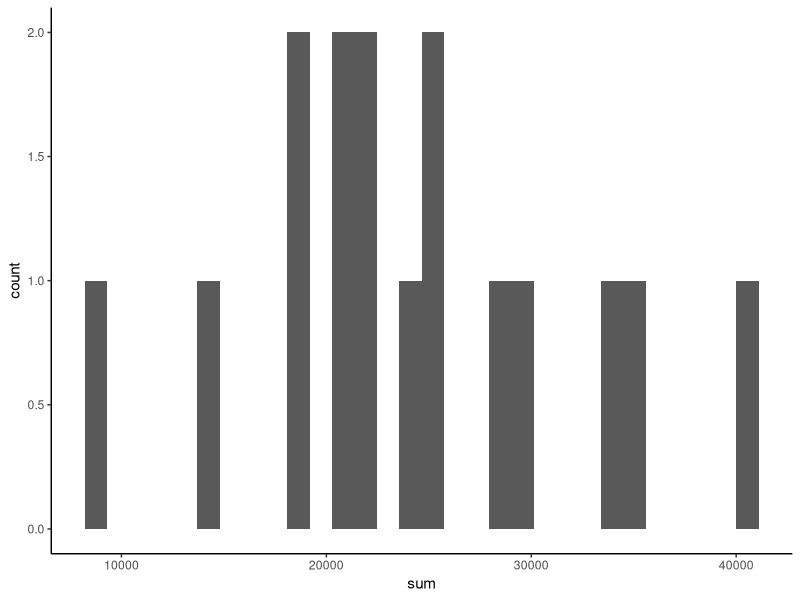
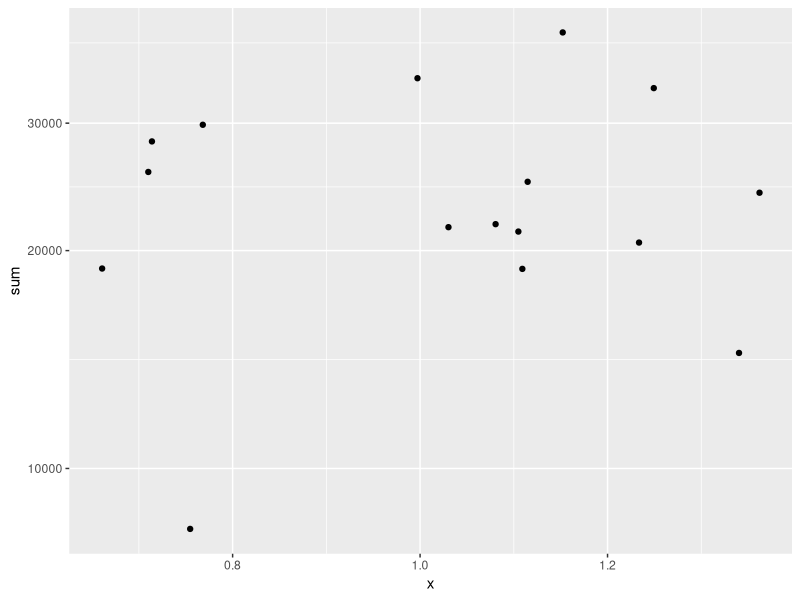
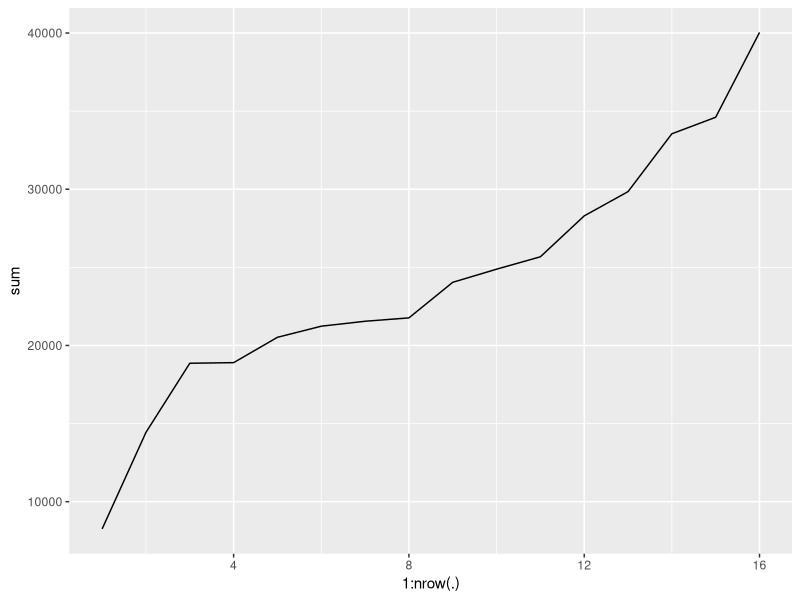
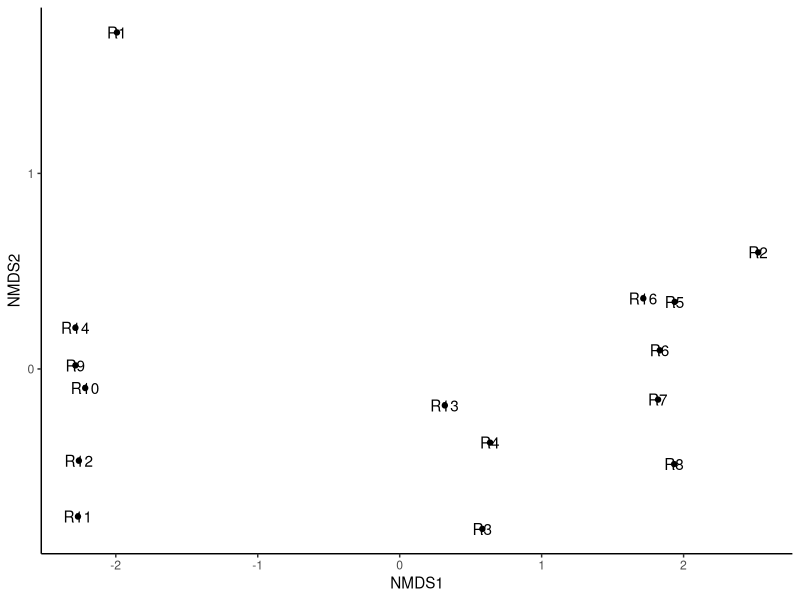
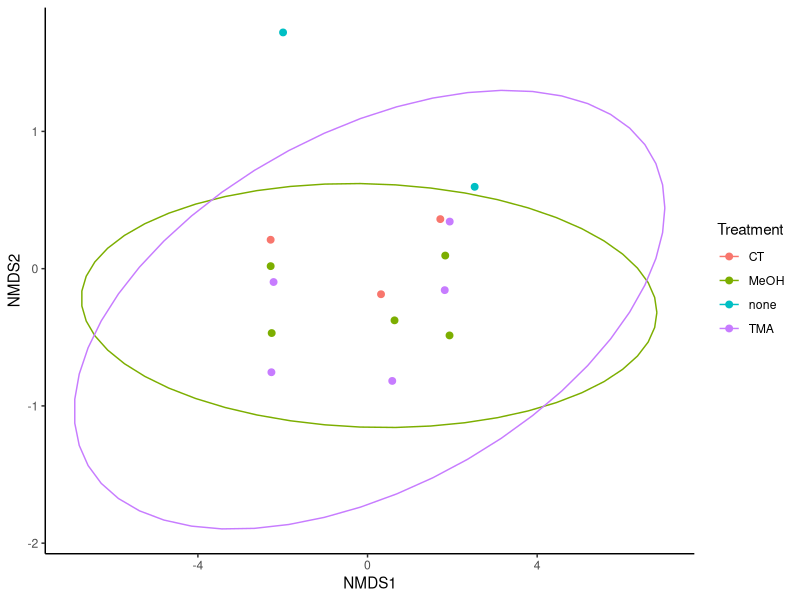
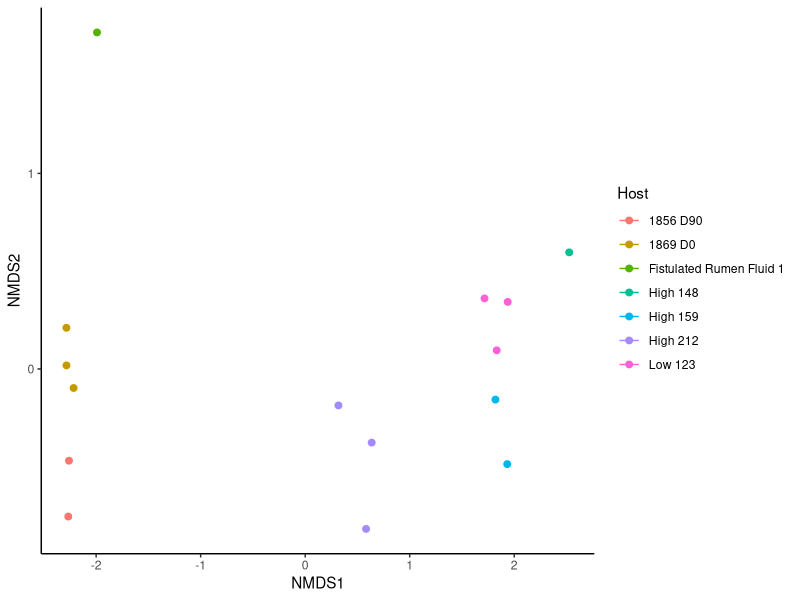
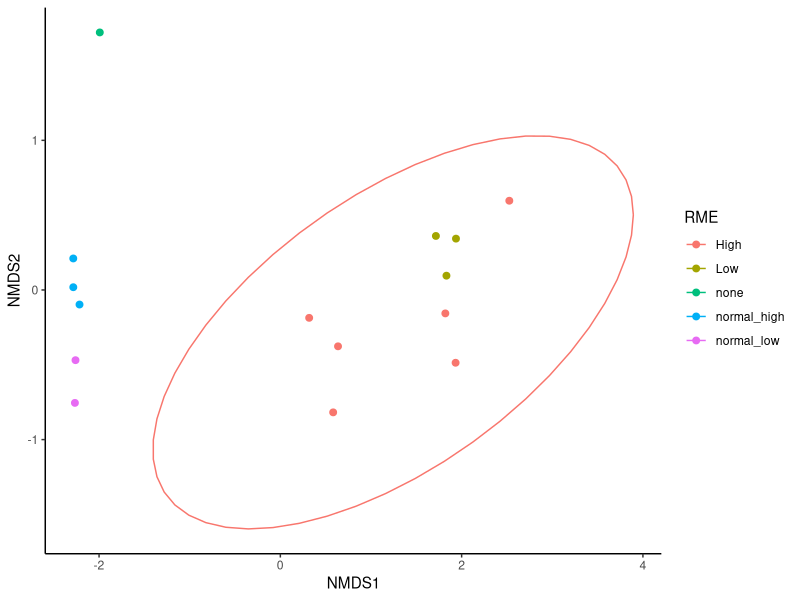
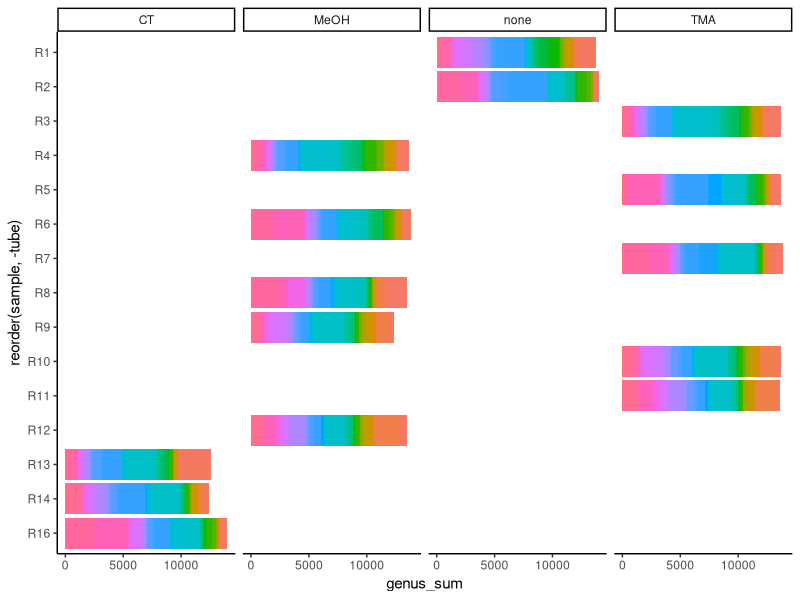

Here is the R script that generated these plots, in order: (Note: this script raises an error after producing the figures.)
library(readxl)
library(ggplot2)
library(vegan)
library(RColorBrewer)
library(dplyr)
library(tidyr)


setwd("./16S_Figures/")

###################################
##
## Figuring out sequences per sample
##
###################################
full_data = read.delim("feature_table_wGTDBtax.tsv",sep="\t",header = TRUE)
full_data%>%gather(-taxonomy,-X.OTU.ID,key="sample",value="count")%>%
  filter(sample!="NTC1",sample!="NTC2",sample!="Blank2",sample!="Blank3")%>%
  group_by(sample)%>%summarise(sum=sum(count))%>%
  ggplot(aes(x=sum))+
  geom_histogram()+
  theme_classic()

# plotting as a scatter
full_data%>%gather(-taxonomy,-X.OTU.ID,key="sample",value="count")%>%
  filter(sample!="NTC1",sample!="NTC2",sample!="Blank2",sample!="Blank3")%>%
  group_by(sample)%>%summarise(sum=sum(count))%>%
  ggplot()+
  geom_jitter(aes(x=1,y=sum))+
  scale_y_log10()

full_data%>%gather(-taxonomy,-X.OTU.ID,key="sample",value="count")%>%
  filter(sample!="NTC1",sample!="NTC2",sample!="Blank2",sample!="Blank3")%>%
  group_by(sample)%>%summarise(sum=sum(count))%>%
  arrange(sum)%>%
  ggplot(aes(x=1:nrow(.),y=sum))+
  geom_line()


full_data%>%gather(-taxonomy,-X.OTU.ID,key="sample",value="count")%>%
  filter(sample!="NTC1",sample!="NTC2",sample!="Blank2",sample!="Blank3")%>%
  group_by(sample)%>%summarise(sum=sum(count))%>%
  arrange(sum)
# 14k looks like a good threshold
# what do i lose?
# 1 sample= +CT, not important to Teagan rotation

###################################
##
## Using the feature table rarified to 14k sequences
##
###################################
##read in 16S feature table 
data = read.delim("feature_table_wGTDBtax_14k.tsv", sep="\t",header=TRUE)

## checking goods coverage
data%>%gather(-taxonomy,-X.OTU.ID,key="sample",value="count")%>%
  ungroup()%>%
  group_by(sample)%>%
  summarise(n_seqs=sum(count),
            n_sings=sum(count==1),
            goods=100*(1-n_sings/n_seqs))

data=as.data.frame(data)
rownames(data)=data[,1]
data = data[,-1]

# make data with features as columns and samples as rows
t_data=t(data[,1:15])
log_t_data=log(t_data+1,10)

##NMDS on ASV features
set.seed(13)
NMDS_Bray_data_16S <-metaMDS(t_data, distance = "bray", k=2,
                         autotransform = FALSE, noshare = 0.1, trace = 1,trymax = 100)
bray_dist_16S = metaMDSdist(t_data, distance = "bray", k=2,
                        autotransform = FALSE, noshare = 0.1, trace = 1)
NMDS_Bray_data_16S$stress
# stress = 0.038
ord.data = as.data.frame(vegan::scores(NMDS_Bray_data_16S, display="sites"))

# adding metadata
metadata=read.delim("enrichment_metadata.txt",sep="\t",header=TRUE)
ord.data2=ord.data
ord.data2$sample=row.names(ord.data2)
ord.data2=ord.data2%>%left_join(.,metadata,by=c("sample"="sample.id"))

# bare plot
ggplot(ord.data2)+
  geom_point(aes(x=NMDS1,y=NMDS2)) +
  geom_text(aes(x=NMDS1,y=NMDS2,label=sample))+
theme_classic()


# by Treatment
ord.data2%>%
  ggplot(aes(x=NMDS1,y=NMDS2))+
  geom_point(aes(color=Treatment),size=2)+
  stat_ellipse(aes(color=Treatment))+
  theme_classic()
# significant by treatment? no
set.seed(13)
adonis2(bray_dist_16S ~ ord.data2$Treatment, perm=999) #0.944 no
mrpp(bray_dist_16S, ord.data2$Treatment) # 0.96 no


# by Host
ord.data2%>%
  ggplot(aes(x=NMDS1,y=NMDS2))+
  geom_point(aes(color=Host),size=2)+
  stat_ellipse(aes(color=Host))+
  theme_classic()
# significant by Host? yes
set.seed(13)
adonis2(bray_dist_16S ~ ord.data2$Host, perm=999) #0.001 yes
mrpp(bray_dist_16S, ord.data2$Host) # 0.001 yes


# by RME
ord.data2%>%
  ggplot(aes(x=NMDS1,y=NMDS2))+
  geom_point(aes(color=RME),size=2)+
  stat_ellipse(aes(color=RME))+
  theme_classic()
# significant by RME? yes
set.seed(13)
adonis2(bray_dist_16S ~ ord.data2$RME, perm=999) #0.001 yes
mrpp(bray_dist_16S, ord.data2$RME) # 0.001 yes


###################################
##
## Looking at overall community
##
###################################

##read in 16S feature table 
data = read.delim("feature_table_wGTDBtax_14k.tsv", sep="\t",header=TRUE)
data%>%
  gather(-X.OTU.ID,-taxonomy,key="sample",value="count")%>%
  separate(taxonomy,into=c("d","p","c","o","f","g","s"),sep=";")%>%
  mutate(genus=paste(d,p,c,o,f,g,sep=";"))%>%
  filter(p!="Unassigned")%>%
  filter(is.na(c)==0)%>%
  group_by(genus,sample)%>%
  summarise(genus_sum=sum(count)) %>%
  left_join(.,metadata,by=c("sample"="sample.id"))%>%
  ggplot()+
  geom_bar(aes(x=reorder(sample,-tube),y=genus_sum,fill=genus),position="stack",stat="identity",show.legend = FALSE)+
  coord_flip()+
  theme_classic()+
  facet_grid(~Treatment)


# looking at archaeal community
data%>%
  gather(-X.OTU.ID,-taxonomy,key="sample",value="count")%>%
  separate(taxonomy,into=c("d","p","c","o","f","g","s"),sep=";")%>%
  mutate(genus=paste(f,g,sep=";"))%>%
  mutate(species=paste(d,p,c,o,f,g,s,sep=";"))%>%
  filter(d=="d__Archaea")%>%
  filter(p!="p__Thermoproteota")%>%
  group_by(genus,sample)%>%
  summarise(sum=sum(count)) %>%
  left_join(.,metadata,by=c("sample"="sample.id"))%>%
  ggplot()+
  geom_bar(aes(x=reorder(sample,-tube),y=sum/14000,fill=genus),position="stack",stat="identity",show.legend = TRUE)+
  coord_flip()+
  theme_classic()+
  facet_grid(Treatment~Host)



# calculating methanogen count totals
mgen_totals=data%>%
  gather(-X.OTU.ID,-taxonomy,key="sample",value="count")%>%
  separate(taxonomy,into=c("d","p","c","o","f","g","s"),sep=";")%>%
  mutate(genus=paste(f,g,sep=";"))%>%
  mutate(species=paste(d,p,c,o,f,g,s,sep=";"))%>%
  filter(d=="d__Archaea")%>%
  filter(p!="p__Thermoproteota")%>%
  group_by(sample)%>%
  summarise(total=sum(count)) 

# plotting methanogen community abundance
mod_data <- data%>%
  gather(-X.OTU.ID,-taxonomy,key="sample",value="count")%>%
  separate(taxonomy,into=c("d","p","c","o","f","g","s"),sep=";")%>%
  mutate(genus=paste(f,g,sep=";"))%>%
  mutate(species=paste(d,p,c,o,f,g,s,sep=";"))%>%
  filter(d=="d__Archaea")%>%
  filter(p!="p__Thermoproteota")%>%
  group_by(genus,sample)%>%
  summarise(sum=sum(count)) %>%
  left_join(.,mgen_totals,by="sample")%>%
  mutate(abund=sum/total)%>%
  left_join(.,metadata,by=c("sample"="sample.id"))


  ggplot(mod_data2)+
  geom_bar(aes(x=sample,y=abund,fill=genus),position="stack",stat="identity",show.legend = TRUE)+
  theme_minimal()+
  ylab("16S Relative Abundance")+
  xlab("Rumen Reactors")+
  labs(fill = "Taxonomy")+
  scale_fill_manual(values=c("#e0f3db","#e5f5f9","#ccece6","#99d8c9","#66c2a4",
                             "#41ae76","#238b45","#006d2c","#00441b","#67000d",
                             "#fb6a4a","#dd3497","#f768a1","#a6bddb","#74a9cf",
                             "#3690c0","#045a8d","purple","#023858","#fec44f","#8c96c6"))
  
  MAG_data <- mod_data2 %>% filter(sample %in% c("R9", "R10", "R11", "R12"))
  
  ggplot(MAG_data)+
    geom_bar(aes(x=sample,y=abund,fill=genus),position="stack",stat="identity",show.legend = TRUE)+
    theme_minimal()+
    ylab("16S Relative Abundance")+
    xlab("Rumen Reactors")+
    labs(fill = "Taxonomy")+
    scale_fill_manual(values=c("#e0f3db","#e5f5f9","#ccece6","#99d8c9","#66c2a4",
                               "#41ae76","#238b45","#006d2c","#00441b","#67000d",
                               "#fb6a4a","#dd3497","#f768a1","#a6bddb","#74a9cf",
                               "#3690c0","#045a8d","purple","#023858","#fec44f","#8c96c6"))
  
  
  # lookign at ASVs
l=data%>%
  gather(-X.OTU.ID,-taxonomy,key="sample",value="count")%>%
  separate(taxonomy,into=c("d","p","c","o","f","g","s"),sep=";")%>%
  mutate(genus=paste(f,g,sep=";"))%>%
  mutate(species=paste(d,p,c,o,f,g,s,sep=";"))%>%
  filter(g=="g__UBA71")%>%
  mutate(abund=count/14000)%>%
  arrange(-abund)
  
